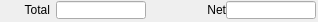
   <widget class="caFrame" name="caFrame_19">
    <property name="geometry">
     <rect>
      <x>423</x>
      <y>196</y>
      <width>318</width>
      <height>22</height>
     </rect>
    </property>
    <widget class="caLabel" name="caLabel_37">
     <property name="geometry">
      <rect>
       <x>-10</x>
       <y>0</y>
       <width>60</width>
       <height>20</height>
      </rect>
     </property>
     <property name="frameShape">
      <enum>QFrame::NoFrame</enum>
     </property>
     <property name="text">
      <string>Total</string>
     </property>
     <property name="alignment">
      <set>Qt::AlignAbsolute|Qt::AlignRight|Qt::AlignTrailing|Qt::AlignVCenter</set>
     </property>
     <property name="fontScaleMode">
      <enum>ESimpleLabel::WidthAndHeight</enum>
     </property>
     <property name="foreground">
      <color>
       <red>0</red>
       <green>0</green>
       <blue>0</blue>
      </color>
     </property>
     <property name="background">
      <color alpha="0">
       <red>0</red>
       <green>0</green>
       <blue>0</blue>
      </color>
     </property>
    </widget>
    <widget class="caLineEdit" name="caLineEdit_27">
     <property name="geometry">
      <rect>
       <x>56</x>
       <y>1</y>
       <width>90</width>
       <height>18</height>
      </rect>
     </property>
     <property name="alignment">
      <set>Qt::AlignAbsolute|Qt::AlignLeading|Qt::AlignLeft|Qt::AlignVCenter</set>
     </property>
     <property name="channel" stdset="0">
      <string>$(P)$(R)Total_RBV</string>
     </property>
     <property name="foreground">
      <color>
       <red>10</red>
       <green>0</green>
       <blue>184</blue>
      </color>
     </property>
     <property name="background">
      <color>
       <red>187</red>
       <green>187</green>
       <blue>187</blue>
      </color>
     </property>
     <property name="colorMode">
      <enum>caLineEdit::Static</enum>
     </property>
     <property name="precisionMode">
      <enum>caLineEdit::Channel</enum>
     </property>
     <property name="limitsMode">
      <enum>caLineEdit::Channel</enum>
     </property>
     <property name="maxValue">
      <double>1.000000000000000</double>
     </property>
     <property name="minValue">
      <double>0.000000000000000</double>
     </property>
     <property name="fontScaleMode">
      <enum>caLineEdit::WidthAndHeight</enum>
     </property>
     <property name="formatType">
      <enum>caLineEdit::decimal</enum>
     </property>
    </widget>
    <widget class="caLabel" name="caLabel_38">
     <property name="geometry">
      <rect>
       <x>190</x>
       <y>0</y>
       <width>36</width>
       <height>20</height>
      </rect>
     </property>
     <property name="frameShape">
      <enum>QFrame::NoFrame</enum>
     </property>
     <property name="text">
      <string>Net</string>
     </property>
     <property name="alignment">
      <set>Qt::AlignAbsolute|Qt::AlignRight|Qt::AlignTrailing|Qt::AlignVCenter</set>
     </property>
     <property name="fontScaleMode">
      <enum>ESimpleLabel::WidthAndHeight</enum>
     </property>
     <property name="foreground">
      <color>
       <red>0</red>
       <green>0</green>
       <blue>0</blue>
      </color>
     </property>
     <property name="background">
      <color alpha="0">
       <red>0</red>
       <green>0</green>
       <blue>0</blue>
      </color>
     </property>
    </widget>
    <widget class="caLineEdit" name="caLineEdit_28">
     <property name="geometry">
      <rect>
       <x>226</x>
       <y>1</y>
       <width>90</width>
       <height>18</height>
      </rect>
     </property>
     <property name="alignment">
      <set>Qt::AlignAbsolute|Qt::AlignLeading|Qt::AlignLeft|Qt::AlignVCenter</set>
     </property>
     <property name="channel" stdset="0">
      <string>$(P)$(R)Net_RBV</string>
     </property>
     <property name="foreground">
      <color>
       <red>10</red>
       <green>0</green>
       <blue>184</blue>
      </color>
     </property>
     <property name="background">
      <color>
       <red>187</red>
       <green>187</green>
       <blue>187</blue>
      </color>
     </property>
     <property name="colorMode">
      <enum>caLineEdit::Static</enum>
     </property>
     <property name="precisionMode">
      <enum>caLineEdit::Channel</enum>
     </property>
     <property name="limitsMode">
      <enum>caLineEdit::Channel</enum>
     </property>
     <property name="maxValue">
      <double>1.000000000000000</double>
     </property>
     <property name="minValue">
      <double>0.000000000000000</double>
     </property>
     <property name="fontScaleMode">
      <enum>caLineEdit::WidthAndHeight</enum>
     </property>
     <property name="formatType">
      <enum>caLineEdit::decimal</enum>
     </property>
    </widget>
   </widget>
